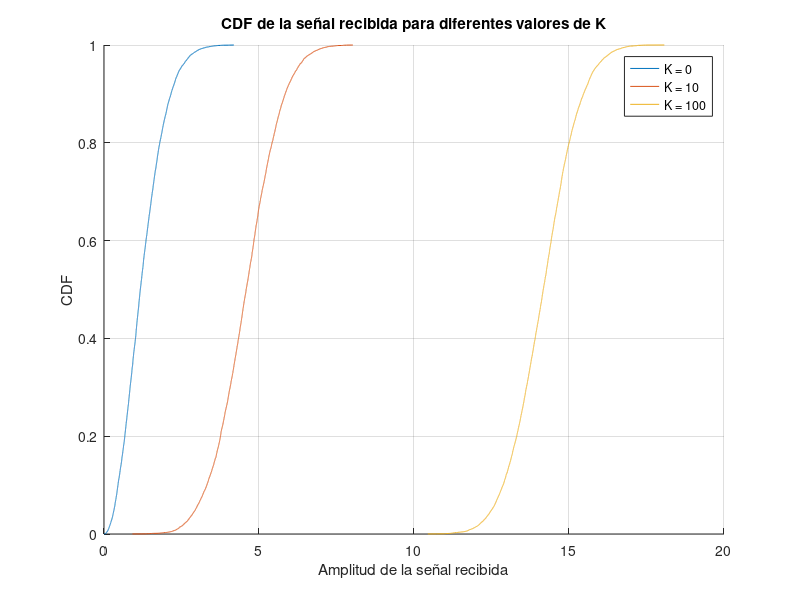

The MATLAB source for this figure:
% Parámetros
N = 10000; % Número de muestras
K_values = [0, 10, 100]; % Factores K
sigma = 1; % Desviación estándar del componente difuso
 
% Vector de amplitud dominante A en función de K
A_values = sqrt(2 * K_values * sigma^2);
 
% Inicialización para almacenar datos
r_values = cell(1, length(K_values));
 
for i = 1:length(K_values)
    % Componente dominante (LOS) con amplitud A
    A = A_values(i);
 
    % Componente difuso (sin línea de vista - NLOS)
    n_I = sigma * randn(1, N); % Componente en fase
    n_Q = sigma * randn(1, N); % Componente en cuadratura
 
    % Señal recibida (envolvente de Rice)
    r = sqrt((A + n_I).^2 + n_Q.^2);
    r_values{i} = r;
end
 
% Gráficos de la CDF
figure;
hold on;
for i = 1:length(K_values)
    [f, x] = ecdf(r_values{i});
    plot(x, f, 'DisplayName', ['K = ' num2str(K_values(i))]);
end
 
xlabel('Amplitud de la señal recibida');
ylabel('CDF');
title('CDF de la señal recibida para diferentes valores de K');
legend('show');
grid on;
hold off;